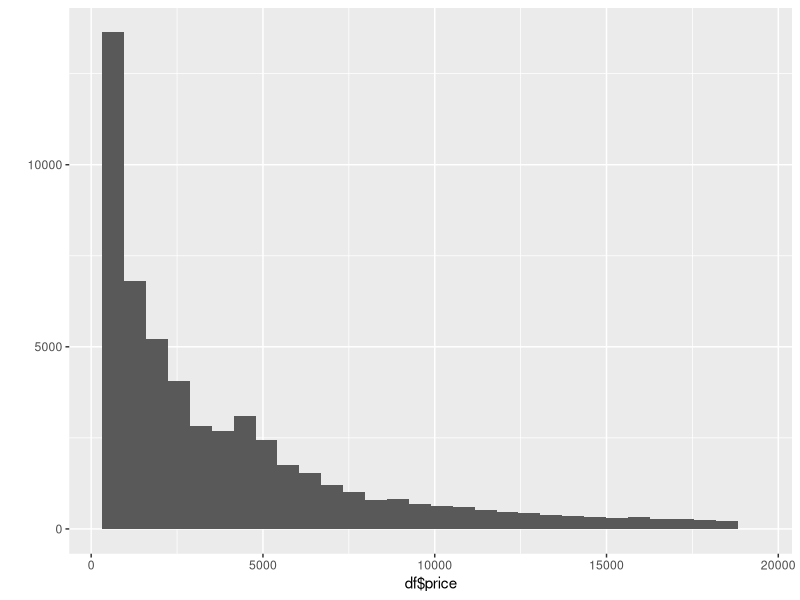
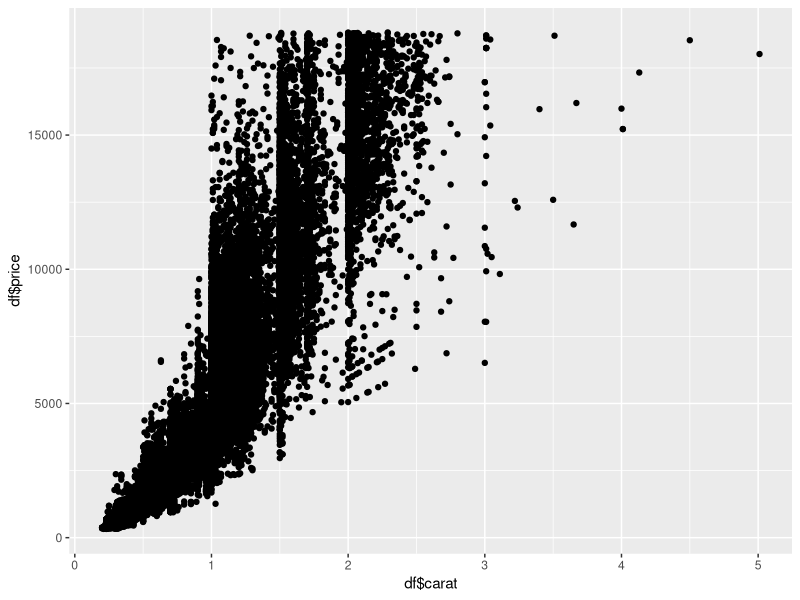

Reproduce these figures in R, in order.
require(ggplot2)

#1. Load the diamonds dataset, which is included with the ggplot2 package. Identify which variables in the
#diamond set are numeric, and which are categorical (factors).
df <- diamonds
summary(df)

numeric_cols <- unlist(lapply(df, is.numeric))
categorical_cols <- unlist(lapply(df, is.factor))

#2. Generate summary level descriptive statistics: Show the mean, median, 25th and 75th quartiles, min, and
#max for each of the applicable variables in diamonds.
summary(df[, numeric_cols])

#3. Determine the frequency for each of the diamond colors.
table(df$color)

#4. Determine the frequency for each of the diamond cuts, by color
table(df$color, df$cut)

#5. Create a graph for a single numeric variable.
qplot(df$price)

#6. Create a scatterplot of two numeric variables.
qplot(x=df$carat, y=df$price)